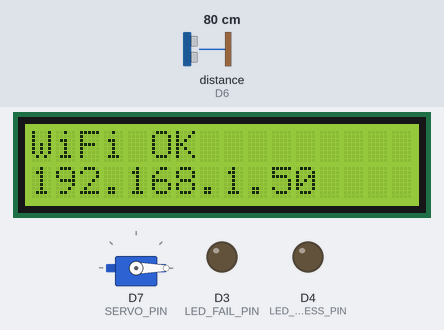
The sketch below on a simulated ESP8266 (NodeMCU). Parts: servo, 16×2 character LCD, output pins drawn as LEDs (lit = HIGH). Wiring (inferred from the names in the program): ultrasonic range finder: trigger D5; echo D6. The inputs (shaded band) are chosen by the test bench; at power-on: distance to the obstacle (sensor on D6) 80 cm. The echo pulse lasts 58.3 µs per cm; WiFi joins after 1.5 s; servers stay silent unless stated; the Firebase database answers and starts empty; not simulated (calls return 0 or success): secrets.h; pins used as bus, display or sensor lines are not drawn; what the sketch prints to the serial monitor is not drawn.

Above: at 2.9 s.
At 4.6 s:
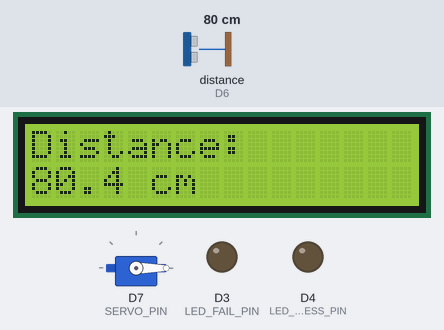
4.7 s: distance to the obstacle (sensor on D6) set to 52 cm
At 5.9 s:
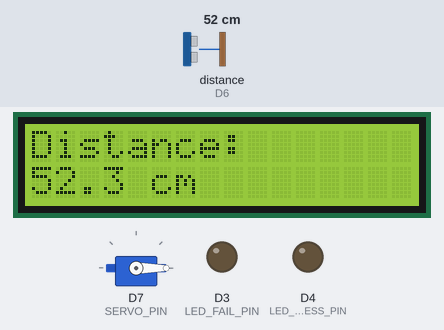
6.2 s: distance to the obstacle (sensor on D6) set to 47 cm
At 7.2 s:
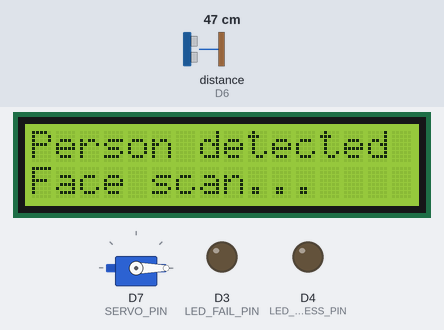
8.1 s: distance to the obstacle (sensor on D6) set to 60 cm
At 10.62 s:
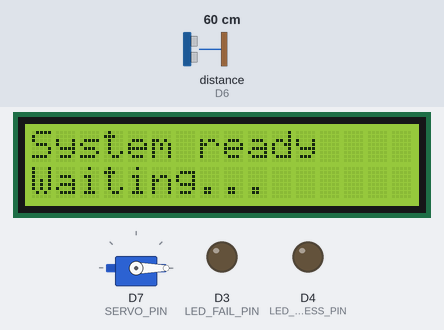
Timing chart, 0 to 12.1 s (numbered marks = the images above; inputs shaded):
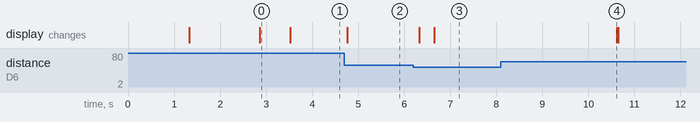

The sketch:

servo_d0_test.ino
```cpp
    #include <Arduino.h>
    #include <ESP8266WiFi.h>
    #include <Firebase_ESP_Client.h>
    #include <Wire.h>
    #include <LiquidCrystal_I2C.h>
    #include <Servo.h>
    #include "secrets.h"

    // Pin mapping
    const uint8_t LCD_SCL_PIN = D1;
    const uint8_t LCD_SDA_PIN = D2;
    const uint8_t TRIG_PIN    = D5;
    const uint8_t ECHO_PIN    = D6;
    const uint8_t SERVO_PIN   = D7;
    const uint8_t LED_SUCCESS_PIN = D4; // Đèn trắng sáng khi đúng MSV (D4)
    const uint8_t LED_FAIL_PIN    = D3; // Đèn đỏ sáng khi không phải/unknown (D3)

    // Behavior config
    const String DEVICE_ID = "esp01";
    const float PERSON_THRESHOLD_CM = 50.0;
    const unsigned long SENSOR_INTERVAL_MS = 300;
    const unsigned long FIREBASE_INTERVAL_MS = 1000;
    const unsigned long RECOGNITION_TIMEOUT_MS = 15000;
    const unsigned long DOOR_OPEN_MS = 500;
    const unsigned long ECHO_TIMEOUT_US = 30000UL;

    const int SERVO_CLOSED_DEG = 0;
    const int SERVO_OPEN_DEG   = 90;

    // Firebase paths
    String capturePath = "/capture_request";
    String resultPath = "/recognitions/" + DEVICE_ID + "/result";
    String resultTimePath = "/recognitions/" + DEVICE_ID + "/timestamp";
    String distancePath = "/status/" + DEVICE_ID + "/distance_cm";
    String doorPath = "/status/" + DEVICE_ID + "/doorOpen";
    String lastSeenPath = "/status/" + DEVICE_ID + "/lastSeenMs";
    String messagePath = "/status/" + DEVICE_ID + "/message";

    FirebaseData fbdo;
    FirebaseAuth auth;
    FirebaseConfig config;

    LiquidCrystal_I2C *lcd = nullptr;
    bool lcdFound = false;
    uint8_t lcdAddress = 0x27;

    Servo doorServo;
    bool doorOpen = false;
    bool captureRequested = false;
    unsigned long captureStartedMs = 0;
    unsigned long doorOpenedMs = 0;
    unsigned long lastSensorMs = 0;
    unsigned long lastFirebaseMs = 0;
    String lastResultTimestamp = "";
    float lastDistance = -1.0;
    int consecutiveOutCount = 0;

    void lcdLine(uint8_t row, String text) {
      if (!lcdFound || lcd == nullptr) return;
      while (text.length() < 16) text += ' ';
      lcd->setCursor(0, row);
      lcd->print(text.substring(0, 16));
    }

    uint8_t scanI2CAddress() {
      for (uint8_t addr = 1; addr < 127; addr++) {
        Wire.beginTransmission(addr);
        if (Wire.endTransmission() == 0) return addr;
      }
      return 0;
    }

    void setupLCD() {
      Wire.begin(LCD_SDA_PIN, LCD_SCL_PIN); // ESP8266 order: SDA, SCL
      delay(100);
      uint8_t found = scanI2CAddress();
      if (found != 0) {
        lcdAddress = found;
        lcd = new LiquidCrystal_I2C(lcdAddress, 16, 2);
        lcd->init();
        lcd->backlight();
        lcdFound = true;
        lcdLine(0, "Door system");
        lcdLine(1, "LCD OK 0x" + String(lcdAddress, HEX));
      }
    }

    void connectWiFi() {
      WiFi.mode(WIFI_STA);
      WiFi.begin(WIFI_SSID, WIFI_PASSWORD);
      Serial.print("WiFi connecting");
      lcdLine(0, "WiFi connecting");
      lcdLine(1, WIFI_SSID);
      while (WiFi.status() != WL_CONNECTED) {
        delay(300);
        Serial.print('.');
      }
      Serial.println();
      Serial.print("WiFi OK IP=");
      Serial.println(WiFi.localIP());
      lcdLine(0, "WiFi OK");
      lcdLine(1, WiFi.localIP().toString());
    }

    void setupFirebase() {
      config.database_url = DATABASE_URL;
      config.signer.tokens.legacy_token = DATABASE_SECRET;

      // Giới hạn kích thước bộ đệm phản hồi để giải phóng RAM cho kết nối SSL
      fbdo.setResponseSize(512);

      Firebase.begin(&config, &auth);
      Firebase.reconnectWiFi(true);

      Firebase.RTDB.setBool(&fbdo, doorPath.c_str(), false);
      Firebase.RTDB.setString(&fbdo, messagePath.c_str(), "ESP online");
      Firebase.RTDB.setBool(&fbdo, capturePath.c_str(), false);

      // Đọc timestamp hiện tại để tránh nhận diện nhầm kết quả cũ khi vừa khởi động
      if (Firebase.RTDB.getString(&fbdo, resultTimePath.c_str())) {
        lastResultTimestamp = fbdo.stringData();
        Serial.print("Initial result timestamp: ");
        Serial.println(lastResultTimestamp);
      }
    }

    float readDistanceCM() {
      digitalWrite(TRIG_PIN, LOW);
      delayMicroseconds(2);
      digitalWrite(TRIG_PIN, HIGH);
      delayMicroseconds(10);
      digitalWrite(TRIG_PIN, LOW);

      unsigned long duration = pulseIn(ECHO_PIN, HIGH, ECHO_TIMEOUT_US);
      if (duration == 0) return -1.0;
      return duration / 58.0;
    }

    void openDoor() {
      if (!doorOpen) {
        // Chỉ attach khi cần quay để tránh nhiễu/quay liên tục do SSL
        doorServo.attach(SERVO_PIN);
        doorServo.write(SERVO_OPEN_DEG);
        delay(600); // Đợi servo quay xong
        doorServo.detach(); // Detach ngay để triệt tiêu tiếng rung/nhiễu

        doorOpen = true;
        doorOpenedMs = millis();
        Firebase.RTDB.setBool(&fbdo, doorPath.c_str(), true);
        Firebase.RTDB.setString(&fbdo, messagePath.c_str(), "Door opened");
        lcdLine(0, "Access OK");
        lcdLine(1, "Door opened");
        Serial.println("Door opened");

        // Bật đèn trắng D4, tắt đèn đỏ D3
        digitalWrite(LED_SUCCESS_PIN, HIGH);
        digitalWrite(LED_FAIL_PIN, LOW);
      }
    }

    void closeDoor() {
      if (doorOpen) {
        // Chỉ attach khi cần quay để tránh nhiễu/quay liên tục do SSL
        doorServo.attach(SERVO_PIN);
        doorServo.write(SERVO_CLOSED_DEG);
        delay(600); // Đợi servo quay xong
        doorServo.detach(); // Detach ngay để triệt tiêu tiếng rung/nhiễu

        doorOpen = false;
        Firebase.RTDB.setBool(&fbdo, doorPath.c_str(), false);
        Firebase.RTDB.setString(&fbdo, messagePath.c_str(), "Door closed");
        lcdLine(0, "Door closed");
        lcdLine(1, "Waiting");
        Serial.println("Door closed");
      }
      // Tắt đèn trắng D4 khi đóng cửa
      digitalWrite(LED_SUCCESS_PIN, LOW);
    }

    bool isAuthorizedResult(String result) {
      result.trim();
      result.toLowerCase();
      // Chấp nhận mọi kết quả nhận diện thành công (không phải unknown, failed hoặc rỗng)
      return result != "" && result != "unknown" && result != "waiting" && result != "failed";
    }

    void requestCaptureIfNeeded() {
      if (captureRequested) return;
      captureRequested = true;
      captureStartedMs = millis();
      Firebase.RTDB.setBool(&fbdo, capturePath.c_str(), true);
      Firebase.RTDB.setString(&fbdo, messagePath.c_str(), "Capture requested");
      lcdLine(0, "Person detected");
      lcdLine(1, "Face scan...");
      Serial.println("capture_request=true");

      // Tắt cả hai đèn khi bắt đầu lượt quét mới
      digitalWrite(LED_SUCCESS_PIN, LOW);
      digitalWrite(LED_FAIL_PIN, LOW);
    }

    void checkRecognitionResult() {
      if (Firebase.RTDB.getString(&fbdo, resultTimePath.c_str())) {
        String ts = fbdo.stringData();
        if (ts != lastResultTimestamp) {
          lastResultTimestamp = ts;
          if (Firebase.RTDB.getString(&fbdo, resultPath.c_str())) {
            String result = fbdo.stringData();
            Serial.print("Recognition result: ");
            Serial.println(result);

            captureRequested = false;
            Firebase.RTDB.setBool(&fbdo, capturePath.c_str(), false);

            if (isAuthorizedResult(result)) {
              openDoor();
            } else {
              closeDoor();
              Firebase.RTDB.setString(&fbdo, messagePath.c_str(), "Access denied: " + result);
              lcdLine(0, "Access denied");
              lcdLine(1, result);

              // Bật đèn đỏ D3 báo sai, tắt đèn trắng D4
              digitalWrite(LED_SUCCESS_PIN, LOW);
              digitalWrite(LED_FAIL_PIN, HIGH);
            }
          }
        }
      }

      if (captureRequested && millis() - captureStartedMs > RECOGNITION_TIMEOUT_MS) {
        captureRequested = false;
        Firebase.RTDB.setBool(&fbdo, capturePath.c_str(), false);
        Firebase.RTDB.setString(&fbdo, messagePath.c_str(), "Recognition timeout");
        lcdLine(0, "Face timeout");
        lcdLine(1, "Try again");
        Serial.println("Recognition timeout");
      }
    }

    void setup() {
      Serial.begin(115200);
      delay(500);
      Serial.println();
      Serial.println("=== Integrated Firebase Door ===");

      pinMode(TRIG_PIN, OUTPUT);
      pinMode(ECHO_PIN, INPUT);
      digitalWrite(TRIG_PIN, LOW);

      // Cấu hình chân đèn LED D3 và D4
      pinMode(LED_SUCCESS_PIN, OUTPUT);
      pinMode(LED_FAIL_PIN, OUTPUT);
      digitalWrite(LED_SUCCESS_PIN, LOW);
      digitalWrite(LED_FAIL_PIN, LOW);

      // Đặt vị trí ban đầu cho servo và giải phóng
      doorServo.attach(SERVO_PIN);
      doorServo.write(SERVO_CLOSED_DEG);
      delay(600);
      doorServo.detach();

      setupLCD();
      connectWiFi();
      setupFirebase();

      lcdLine(0, "System ready");
      lcdLine(1, "Waiting...");
    }

    void loop() {
      unsigned long now = millis();

      if (now - lastSensorMs >= SENSOR_INTERVAL_MS) {
        lastSensorMs = now;
        lastDistance = readDistanceCM();

        if (lastDistance < 0) {
          Serial.println("Distance: no echo");
          if (!captureRequested && !doorOpen) {
            lcdLine(0, "Distance:");
            lcdLine(1, "No echo");
          }
        } else {
          Serial.print("Distance: ");
          Serial.print(lastDistance, 1);
          Serial.println(" cm");

          if (!captureRequested && !doorOpen) {
            lcdLine(0, "Distance:");
            lcdLine(1, String(lastDistance, 1) + " cm");
          }

          if (lastDistance <= PERSON_THRESHOLD_CM) {
            consecutiveOutCount = 0; // Reset bộ đếm nếu phát hiện vật cản
            requestCaptureIfNeeded();
          } else {
            if (captureRequested) {
              consecutiveOutCount++;
              if (consecutiveOutCount >= 5) { // Cần 5 lần liên tiếp đo > 50cm (~1.5 giây) mới huỷ
                consecutiveOutCount = 0;
                captureRequested = false;
                Firebase.RTDB.setBool(&fbdo, capturePath.c_str(), false);
                Firebase.RTDB.setString(&fbdo, messagePath.c_str(), "Capture cancelled");
                lcdLine(0, "System ready");
                lcdLine(1, "Waiting...");
                Serial.println("capture_request=false (obstacle removed)");
              }
            }
          }
        }
      }

      // Tần suất gửi tin Firebase: 150ms khi đang quét nhận diện, 2500ms khi nhàn rỗi (tiết kiệm băng thông)
      unsigned long firebase_interval = captureRequested ? 150 : 2500;

      if (now - lastFirebaseMs >= firebase_interval) {
        lastFirebaseMs = now;
        if (lastDistance >= 0) Firebase.RTDB.setFloat(&fbdo, distancePath.c_str(), lastDistance);
        Firebase.RTDB.setInt(&fbdo, lastSeenPath.c_str(), (int)now);

        // Chỉ truy vấn kết quả nhận diện khi đang thực sự yêu cầu quét mặt
        if (captureRequested) {
          checkRecognitionResult();
        }
      }

      if (doorOpen && now - doorOpenedMs >= DOOR_OPEN_MS) {
        closeDoor();
      }
    }
```

Measured:
- the behaviour switches between 50 and 49 cm on distance to the obstacle (sensor on D6) (found by bisection; images 2 and 3)
- after the input at 4.7 s, the display: changes after 0.06 s (image 2)
- after the input at 6.2 s, the display: first changes after 0.12 s (image 3 shows a later state)
- after the input at 8.1 s, the display: changes after 2.5 s (image 4)
- what the display in image 0 shows lasts 0.6 s, from 2.9 s to 3.5 s
